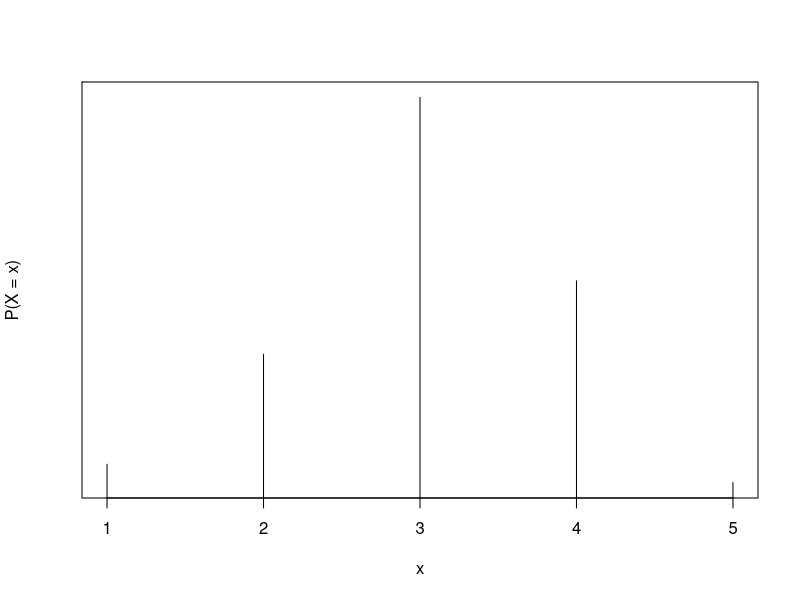

Recreate this plot in R.
#Bai 01
f <- function(p) { 0.07 * (p ** (-0.93)) };
F <- function(p) integrate(f, lower = 0, upper = p)
F(0.2)

#Bai 02
n = 100
x = sample(1:5, 100, TRUE, c(0.1, 0.2, 0.4, 0.2, 0.1))
plot(1:5, table(x) / n, type = "h", xlab = "x", ylab = "P(X = x)")